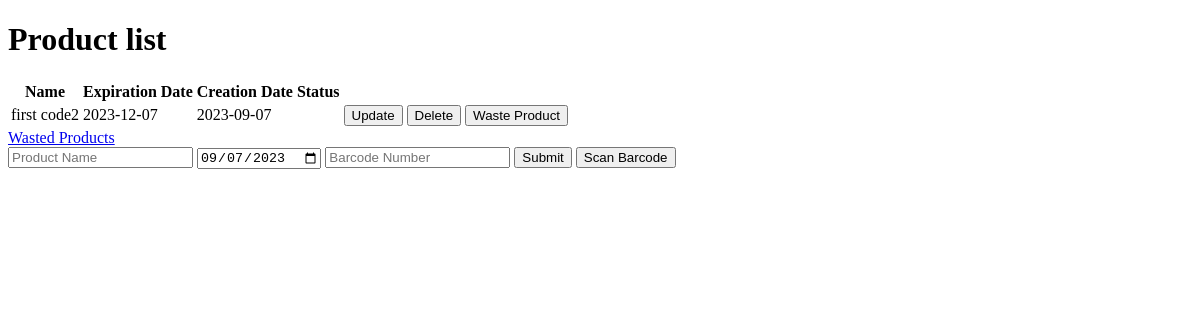
The page / on the database its author committed.
### app.py (models this page shows, shortened)
class Product(db.Model):
    id = db.Column(db.Integer, primary_key=True)
    product_name = db.Column(db.String(200), nullable=False)
    date_created = db.Column(db.DateTime, default=datetime.utcnow)
    date_wasted = db.Column(db.DateTime, default=datetime.utcnow)
    expiration_date = db.Column(db.Date)
    active_status = db.Column(db.Boolean, default=True)
    barcode_id = db.Column(db.Integer, db.ForeignKey('barcode.id'))
    barcode = db.relationship('Barcode', back_populates='products')

### app.py (the view)
@app.route('/', methods=['POST', 'GET'])
def index():
    if request.method == 'POST':
        item_content = request.form['product-name']
        expiration_date_str = request.form['expiration-date']
        item_expiration_date = datetime.utcnow().strptime(expiration_date_str, '%Y-%m-%d').date()
        barcode_number = request.form['barcode-number']
        barcode = Barcode.query.filter_by(barcode_value=barcode_number).first()
        if item_expiration_date <= datetime.utcnow().date():
            return redirect(url_for('expired_date_input'))
        if barcode is None:
            new_barcode = Barcode(barcode_value=barcode_number, barcode_item_name=item_content)
            db.session.add(new_barcode)
            db.session.commit()
            barcode = Barcode.query.filter_by(barcode_value=barcode_number).first()
        new_product = Product(product_name=item_content, expiration_date=item_expiration_date, barcode_id=barcode.id)
        db.session.add(new_product)
        db.session.commit()
        products = Product.query.filter_by(active_status=True).order_by(Product.date_created).all()
        current_date = datetime.utcnow().strftime('%Y-%m-%d')
        return render_template("index.html", products=products, current_date=current_date)
    else:
        products = Product.query.filter_by(active_status=True).order_by(Product.date_created).all()
        current_date = datetime.utcnow().strftime('%Y-%m-%d')
        return render_template("index.html", products=products, current_date=current_date)

### templates/index.html (shortened to what this page needs)
{% extends 'base.html' %}
{% block body %}
<div class="content">
    <h1>Product list</h1>
    {% if products|length < 1 %} <h4>There are no products. Create one below!</h4>
        {% else %}
        <table>
            <tr>
                <th>Name</th>
                <th>Expiration Date</th>
                <th>Creation Date</th>
                <th>Status</th>
            </tr>
            {% for product in products %}
            <tr>
                <td class="product-name">{{ product.product_name }}</td>
                <td class="expiration-date">{{ product.expiration_date }}</td>
                <td class="creation-date">{{ product.date_created.strftime('%Y-%m-%d') }}</td>
                <td class="wasted-status" data-product-id="{{ product.id }}"></td>
                <td>
                    <button class="update-button" data-product-id="{{ product.id }}">Update</button>
                    <button class="delete-button" data-product-id="{{ product.id }}">Delete</button>
                    <button class="waste-button" data-product-id="{{ product.id }}">Waste Product</button>
                </td>
            </tr>
            {% endfor %}
        </table>
        {% endif %}
        <a href="/wasted_product_list">Wasted Products</a>
        <form action="/" method="POST" id="myForm">
            <input type="text" name="product-name" id="input-product-name" placeholder="Product Name">
            <input type="date" name="expiration-date" id="input-expiration-date" value="{{ current_date }}">
            <input type="text" name="barcode-number" id="input-barcode-number" placeholder="Barcode Number">
            <button type="submit" id="submit-button">Submit</button>
            <button type="button" id="scan-barcode">Scan Barcode</button>
        </form>
</div>
{% endblock %}

### rows shown on the page
Product: product_name "first code2", expiration_date "2023-12-07", date_created "2023-09-07"
